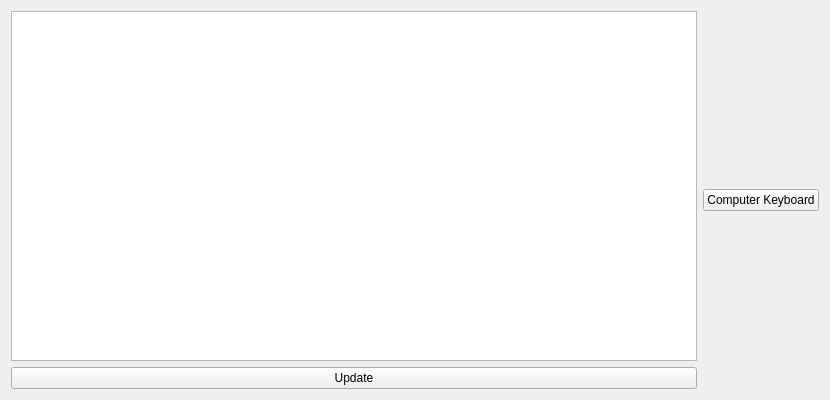
<?xml version="1.0" encoding="UTF-8"?>
<ui version="4.0">
 <class>MainWindow</class>
 <widget class="QWidget" name="MainWindow">
  <property name="enabled">
   <bool>true</bool>
  </property>
  <property name="geometry">
   <rect>
    <x>0</x>
    <y>0</y>
    <width>830</width>
    <height>400</height>
   </rect>
  </property>
  <property name="sizePolicy">
   <sizepolicy hsizetype="Fixed" vsizetype="Fixed">
    <horstretch>0</horstretch>
    <verstretch>0</verstretch>
   </sizepolicy>
  </property>
  <property name="minimumSize">
   <size>
    <width>830</width>
    <height>400</height>
   </size>
  </property>
  <property name="maximumSize">
   <size>
    <width>830</width>
    <height>400</height>
   </size>
  </property>
  <property name="windowTitle">
   <string>Widget</string>
  </property>
  <property name="autoFillBackground">
   <bool>false</bool>
  </property>
  <property name="styleSheet">
   <string notr="true">background-color: &quot;black&quot;</string>
  </property>
  <layout class="QVBoxLayout" name="verticalLayout" stretch="0">
   <item>
    <layout class="QHBoxLayout" name="horizontalLayout" stretch="1,2">
     <item>
      <layout class="QVBoxLayout" name="verticalLayout_3">
       <item>
        <widget class="QListWidget" name="PresetList">
         <property name="styleSheet">
          <string notr="true">color: white</string>
         </property>
         <item>
          <property name="text">
           <string>Test Music 1</string>
          </property>
         </item>
         <item>
          <property name="text">
           <string>Test Music 2</string>
          </property>
         </item>
        </widget>
       </item>
       <item>
        <widget class="QPushButton" name="UpdatePresetsButton">
         <property name="styleSheet">
          <string notr="true"/>
         </property>
         <property name="text">
          <string>Update</string>
         </property>
        </widget>
       </item>
      </layout>
     </item>
     <item>
      <layout class="QVBoxLayout" name="verticalLayout_4">
       <item>
        <widget class="QPushButton" name="ComputerKeyboardButton">
         <property name="text">
          <string>Computer Keyboard</string>
         </property>
        </widget>
       </item>
       <item>
        <layout class="QHBoxLayout" name="MidiChannelsLayout"/>
       </item>
      </layout>
     </item>
    </layout>
   </item>
  </layout>
 </widget>
 <resources/>
 <connections/>
</ui>
